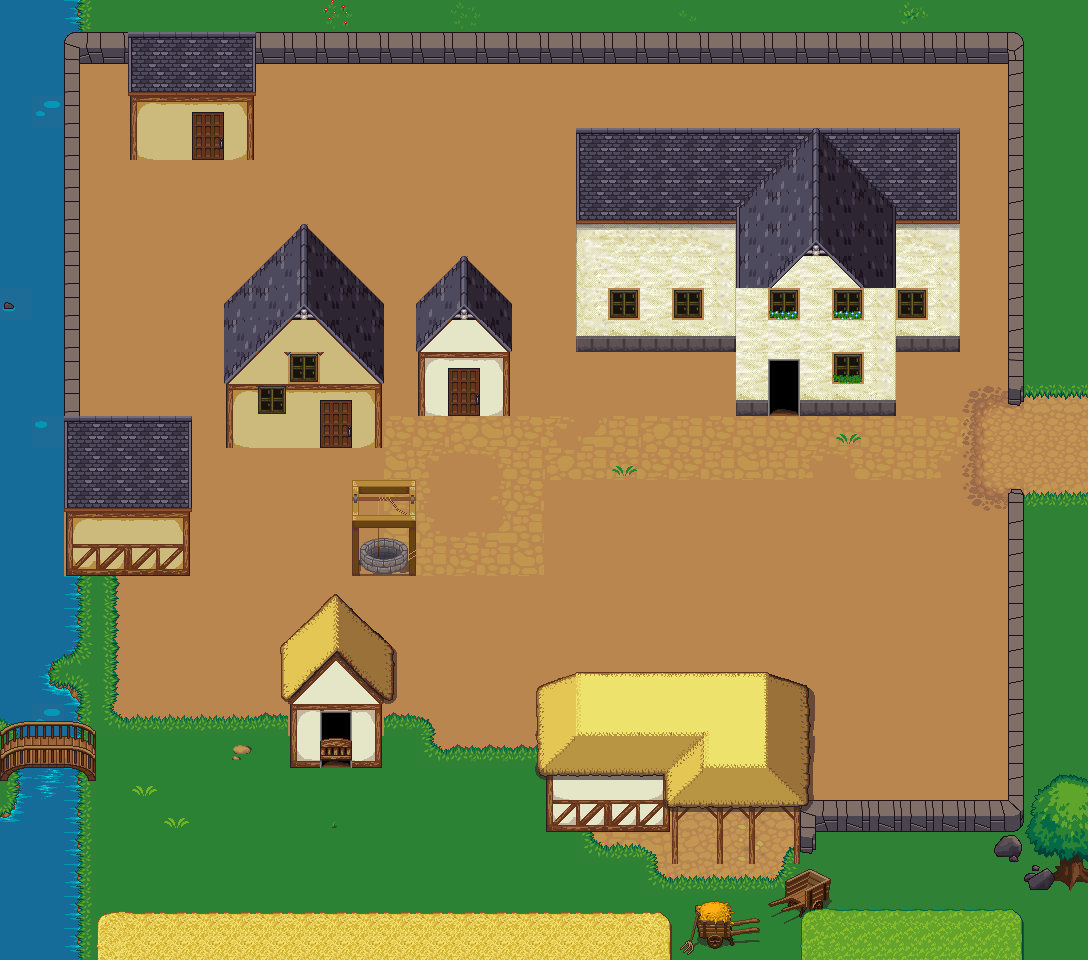

Tiled map render using the project's own tile images. Description and the map definition, with tile-layer contents summarised, below:
An orthogonal 34x30 tile map with 32x32 px tiles, 3 tile layers (ground, terrain, terrain2), 5 tilesets and 40 objects (4x PORTAL, carriage, carriage_path).

<map version="1.0" orientation="orthogonal" renderorder="right-up" width="34" height="30" tilewidth="32" tileheight="32" nextobjectid="61">
 <tileset firstgid="1" name="terrain_atlas" tilewidth="32" tileheight="32" tilecount="1024" columns="32">
  <image source="terrain_atlas.png" width="1024" height="1024" />
  <terraintypes>
   <terrain name="water" tile="391" />
   <terrain name="sand" tile="713" />
   <terrain name="desert" tile="385" />
   <terrain name="Nouveau terrain" tile="391" />
   <terrain name="water2" tile="391" />
   <terrain name="grass" tile="800" />
  </terraintypes>
  <tile id="289" terrain="2,2,2," />
  <tile id="290" terrain="2,2,,2" />
  <tile id="292" terrain="2,2,2," />
  <tile id="293" terrain="2,2,,2" />
  <tile id="295" terrain="0,0,0,5" />
  <tile id="296" terrain="0,0,5,0" />
  <tile id="298" terrain="0,0,0," />
  <tile id="299" terrain="0,0,,0" />
  <tile id="321" terrain="2,,2,2" />
  <tile id="322" terrain=",2,2,2" />
  <tile id="324" terrain="2,,2,2" />
  <tile id="325" terrain=",2,2,2" />
  <tile id="327" terrain="0,5,0,0" />
  <tile id="328" terrain="5,0,0,0" />
  <tile id="330" terrain="0,,0,0" />
  <tile id="331" terrain=",0,0,0" />
  <tile id="352" terrain=",,,2" />
  <tile id="353" terrain=",,2,2" />
  <tile id="354" terrain=",,2," />
  <tile id="355" terrain="0,0,0,2" />
  <tile id="356" terrain="0,0,2,2" />
  <tile id="357" terrain="0,0,2,0" />
  <tile id="358" terrain="5,5,5,0" />
  <tile id="359" terrain="5,5,0,0" />
  <tile id="360" terrain="5,5,0,5" />
  <tile id="361" terrain=",,,0" />
  <tile id="362" terrain=",,0,0" />
  <tile id="363" terrain=",,0," />
  <tile id="384" terrain=",2,,2" />
  <tile id="385" terrain="2,2,2,2" />
  <tile id="386" terrain="2,,2," />
  <tile id="387" terrain="0,2,0,2" />
  <tile id="388" terrain="2,2,2,2" />
  <tile id="389" terrain="2,0,2,0" />
  <tile id="390" terrain="5,0,5,0" />
  <tile id="391" terrain="0,0,0,0" />
  <tile id="392" terrain="0,5,0,5" />
  <tile id="393" terrain=",0,,0" />
  <tile id="394" terrain="0,0,0,0" />
  <tile id="395" terrain="0,,0," />
  <tile id="416" terrain=",2,," />
  <tile id="417" terrain="2,2,," />
  <tile id="418" terrain="2,,," />
  <tile id="419" terrain="0,2,0,0" />
  <tile id="420" terrain="2,2,0,0" />
  <tile id="421" terrain="2,0,0,0" />
  <tile id="422" terrain="5,0,5,5" />
  <tile id="423" terrain="0,0,5,5" />
  <tile id="424" terrain="0,5,5,5" />
  <tile id="425" terrain=",0,," />
  <tile id="426" terrain="0,0,," />
  <tile id="427" terrain="0,,," />
  <tile id="486" terrain=",,,5" />
  <tile id="487" terrain=",,5," />
  <tile id="518" terrain=",5,," />
  <tile id="519" terrain="5,,," />
  <tile id="549" terrain="5,5,5," />
  <tile id="550" terrain="5,5,," />
  <tile id="551" terrain="5,5,,5" />
  <tile id="581" terrain="5,,5," />
  <tile id="583" terrain=",5,,5" />
  <tile id="613" terrain="5,,5,5" />
  <tile id="614" terrain=",,5,5" />
  <tile id="615" terrain=",5,5,5" />
  <tile id="680" terrain=",,,1" />
  <tile id="681" terrain=",,1,1" />
  <tile id="682" terrain=",,1," />
  <tile id="712" terrain=",1,,1" />
  <tile id="713" terrain="1,1,1,1" />
  <tile id="714" terrain="1,,1," />
  <tile id="744" terrain=",1,," />
  <tile id="745" terrain="1,1,," />
  <tile id="746" terrain="1,,," />
 </tileset>
 <tileset firstgid="1025" name="build_atlas" tilewidth="32" tileheight="32" tilecount="1024" columns="32">
  <image source="build_atlas.png" width="1024" height="1024" />
 </tileset>
 <tileset firstgid="2049" name="city_outside" tilewidth="32" tileheight="32" tilecount="432" columns="24">
  <image source="city_outside.png" width="768" height="576" />
 </tileset>
 <tileset firstgid="2481" name="cottage" tilewidth="32" tileheight="32" tilecount="256" columns="16">
  <image source="cottage.png" width="512" height="512" />
 </tileset>
 <tileset firstgid="2737" name="thatched-roof" tilewidth="32" tileheight="32" tilecount="256" columns="16">
  <image source="thatched-roof.png" width="512" height="512" />
 </tileset>
 <layer name="ground" width="34" height="30">
  <data>[1020 cells, 1017 non-empty, 32 distinct tile ids]</data>
 </layer>
 <layer name="terrain" width="34" height="30">
  <data>[1020 cells, 385 non-empty, 140 distinct tile ids]</data>
 </layer>
 <layer name="terrain2" width="34" height="30">
  <data>[1020 cells, 142 non-empty, 90 distinct tile ids]</data>
 </layer>
 <objectgroup name="zindex">
  <object id="16" x="192" y="576">
   <polygon points="0,0 -112,0 -112,-160 0,-160" />
  </object>
  <object id="17" x="352" y="480">
   <polygon points="0,0 0,96 64,96 64,0" />
  </object>
  <object id="19" x="1008" y="456">
   <polygon points="0,32 0,48 16,48 16,32" />
  </object>
  <object id="24" x="416" y="416">
   <polygon points="0,0 96,0 96,-64 96,-112 48,-160 0,-112" />
  </object>
  <object id="26" x="224" y="448">
   <polygon points="0,0 0,-144 80,-224 160,-144 160,0" />
  </object>
  <object id="29" x="736" y="416">
   <polygon points="0,0 160,0 160,-64 0,-64" />
  </object>
  <object id="30" x="576" y="352">
   <polygon points="0,0 384,0 384,-224 0,-224" />
  </object>
  <object id="31" x="416" y="768">
   <polygon points="-128,0 -128,-64 -136,-72 -136,-120 -80,-176 -24,-120 -24,-72 -32,-64 -32,0" />
  </object>
  <object id="44" x="672" y="864">
   <polygon points="0,0 0,-192 88,-192 136,-176 136,-64 128,-56 128,0" />
  </object>
  <object id="45" x="672" y="832">
   <polygon points="0,0 -128,0 -128,-56 -136,-64 -136,-144 -96,-160 0,-160" />
  </object>
  <object id="46" x="800" y="800">
   <polygon points="0,0 0,32 208,32 208,0" />
  </object>
  <object id="47" x="696" y="904">
   <polygon points="0,0 0,24 -16,48 0,48 64,40 64,16 40,16 32,0" />
  </object>
  <object id="48" x="776" y="888">
   <polygon points="0,0 -8,24 56,24 56,-8 32,-16" />
  </object>
  <object id="49" x="104" y="912">
   <polygon points="0,0 -8,8 -8,48 568,48 568,16 552,0" />
  </object>
  <object id="54" x="136" y="40">
   <polygon points="-8,-8 -8,120 120,120 120,-8" />
  </object>
 </objectgroup>
 <objectgroup name="collision">
  <object id="1" x="1008" y="40">
   <polygon points="0,0 0,360 80,360 80,0" />
  </object>
  <object id="2" x="32" y="0">
   <polygon points="-32,0 -32,64 1056,64 1056,0" />
  </object>
  <object id="7" x="1008" y="456">
   <polygon points="0,24 0,376 80,376 80,24" />
  </object>
  <object id="8" x="1024" y="408">
   <polygon points="40,-8 40,72 64,72 64,-8" />
  </object>
  <object id="10" x="416" y="352">
   <polygon points="0,0 0,64 96,64 96,0" />
  </object>
  <object id="11" x="192" y="480">
   <polygon points="0,0 0,96 -112,96 -112,0" />
  </object>
  <object id="12" x="352" y="544">
   <polygon points="0,0 0,32 64,32 64,0" />
  </object>
  <object id="25" x="224" y="448">
   <polygon points="0,0 0,-96 160,-96 160,0" />
  </object>
  <object id="27" x="576" y="256">
   <polygon points="0,0 0,96 384,96 384,0" />
  </object>
  <object id="28" x="736" y="416">
   <polygon points="0,0 160,0 160,-64 0,-64" />
  </object>
  <object id="32" x="416" y="768">
   <polygon points="-128,0 -40,0 -40,-48 -128,-48" />
  </object>
  <object id="34" x="88" y="960">
   <polygon points="0,0 -88,0 -88,-960 -8,-960" />
  </object>
  <object id="37" x="544" y="736">
   <polygon points="0,0 0,96 256,96 256,0" />
  </object>
  <object id="38" x="672" y="840">
   <polygon points="0,-8 0,24 128,24 128,-8" />
  </object>
  <object id="39" x="88" y="936">
   <polygon points="0,-8 1000,-8 1000,24 0,24" />
  </object>
  <object id="40" x="688" y="920">
   <polygon points="0,0 0,16 80,16 80,0" />
  </object>
  <object id="41" x="768" y="888">
   <polygon points="0,0 0,24 64,24 64,0" />
  </object>
  </objectgroup>
 <objectgroup name="interactions">
  <!-- 5 objects omitted --></objectgroup>
 <objectgroup name="items" />
 <objectgroup name="path">
  <!-- 1 objects omitted --></objectgroup>
</map>
<!-- 8 of 40 objects omitted -->
